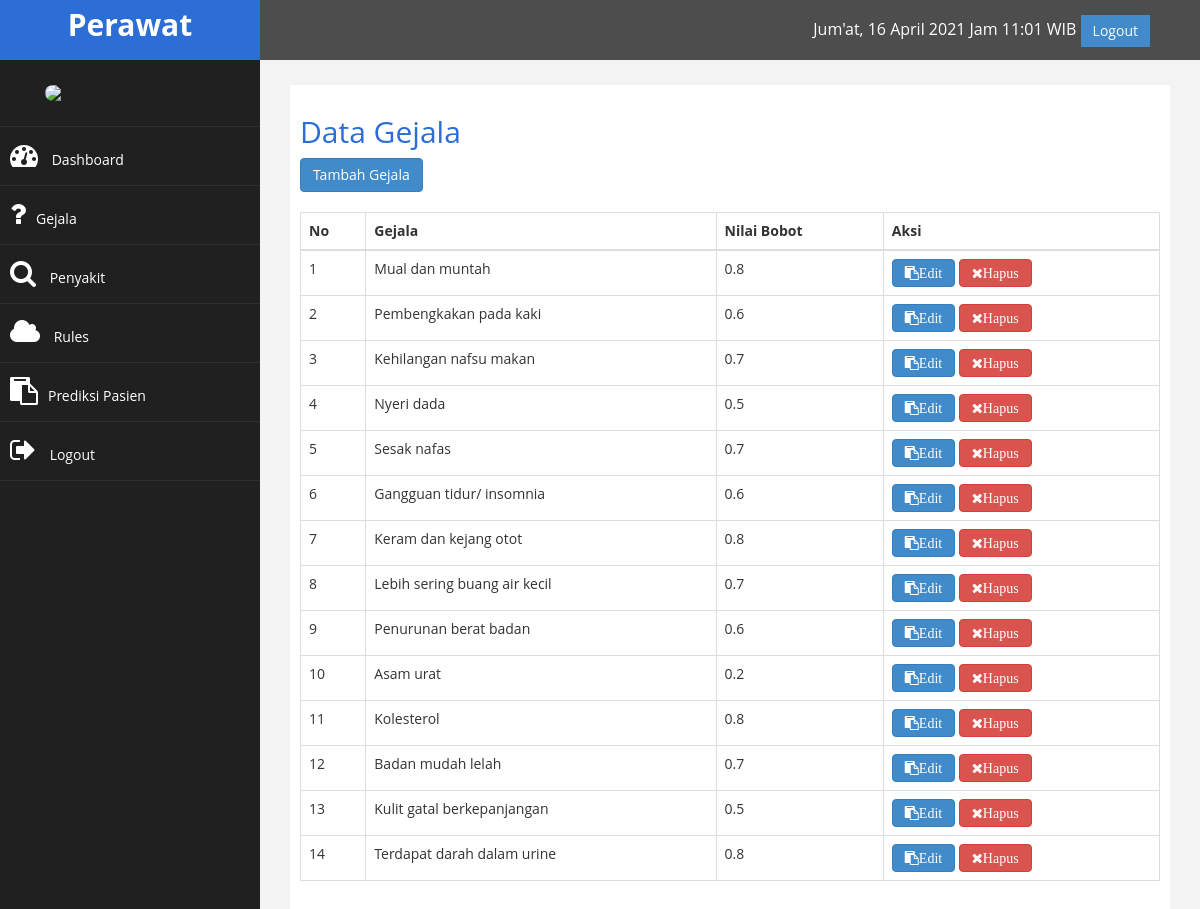
The app's page /admin/index.php?halaman=gejala (signed in) with its own data.
### tables this page shows
CREATE TABLE `gejala` (
  `id_gejala` int(11) NOT NULL,
  `kode_gejala` varchar(50) NOT NULL,
  `nama_gejala` varchar(255) NOT NULL,
  `mb` double NOT NULL,
  `md` double NOT NULL,
  `nilai_bobot` float NOT NULL
);

### admin/gejala.php (the view)
<h2> Data Gejala</h2>
<a href="index.php?halaman=gejalatambah" class="btn-primary btn">Tambah Gejala</a>
<br>
<br>
<table class="table table-bordered">
    <thead>
        <tr>
            <th>No</th>
            <th>Gejala</th>
            <th>Nilai Bobot</th>
            <th>Aksi</th>
        </tr>
    </thead>
    <tbody>
        <?php $nomor=1;?>
        <?php $ambil=$koneksi->query("SELECT * FROM gejala");?>
        <?php while($pecah = $ambil->fetch_assoc()){?>
        <tr>
            <td><?php echo $nomor; ?></td>
            <td><?php echo $pecah['nama_gejala'];?></td>
            <td><?php echo $pecah['nilai_bobot'];?></td>
            <td>
                <a href="index.php?halaman=gejalaubah&id=<?php echo $pecah['id_gejala'];?>" i class="fa fa-clipboard fa-1x btn-primary btn ">Edit</a>
                <a href="index.php?halaman=gejalahapus&id=<?php echo $pecah['id_gejala'];?>" i class="fa fa-times fa-1x btn-danger btn" onclick="return confirm('Apakah yakin ingin menghapus data gejala?');" >Hapus</a>
            </td>
        </tr>
        <?php $nomor++;?>
        <?php }?>
    </tbody>
</table>

### assets/css/custom.css (style rules this page uses)
body { font-family: 'Open Sans', sans-serif; }
h2 { color: #2c6ed5; }

### records on screen
gejala: nama_gejala "Mual dan muntah", nilai_bobot "0.8"
gejala: nama_gejala "Pembengkakan pada kaki", nilai_bobot "0.6"
gejala: nama_gejala "Kehilangan nafsu makan", nilai_bobot "0.7"
gejala: nama_gejala "Nyeri dada", nilai_bobot "0.5"
gejala: nama_gejala "Sesak nafas", nilai_bobot "0.7"
gejala: nama_gejala "Gangguan tidur/ insomnia", nilai_bobot "0.6"
gejala: nama_gejala "Keram dan kejang otot", nilai_bobot "0.8"
gejala: nama_gejala "Lebih sering buang air kecil", nilai_bobot "0.7"
gejala: nama_gejala "Penurunan berat badan", nilai_bobot "0.6"
gejala: nama_gejala "Asam urat", nilai_bobot "0.2"
gejala: nama_gejala "Kolesterol", nilai_bobot "0.8"
gejala: nama_gejala "Badan mudah lelah", nilai_bobot "0.7"
gejala: nama_gejala "Kulit gatal berkepanjangan", nilai_bobot "0.5"
gejala: nama_gejala "Terdapat darah dalam urine", nilai_bobot "0.8"
